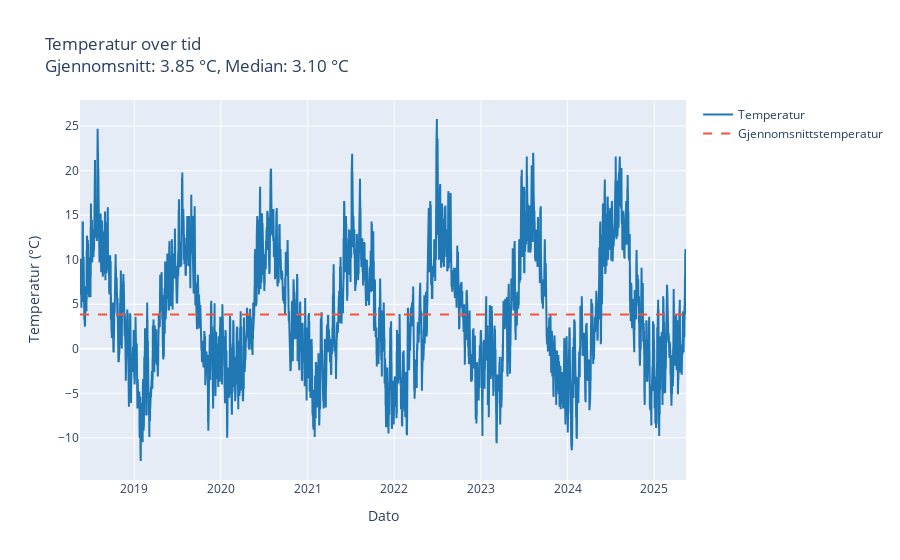

Write notebook code for a chart like this one.
### Markdown cell above
Dette er et forsøk på å bedre predikere gjennomsnittstemperaturen det neste året enn en lineær regresjon. Her følger prediksjonen sesongvariasjonen.

### Code cell
import plotly.graph_objects as go
import pandas as pd
import matplotlib.pyplot as plt


# Leser data fra de separate CSV-filene
temperature_data = pd.read_csv("../data/temperature_data.csv")
precipitation_data = pd.read_csv("../data/precipitation_data.csv")
wind_speed_data = pd.read_csv("../data/wind_speed_data.csv")
humidity_data = pd.read_csv("../data/humidity_data.csv")

# Konverterer referansetiden til datetime for alle datasettene
temperature_data['referenceTime'] = pd.to_datetime(temperature_data['referenceTime'])
precipitation_data['referenceTime'] = pd.to_datetime(precipitation_data['referenceTime'])
wind_speed_data['referenceTime'] = pd.to_datetime(wind_speed_data['referenceTime'])
humidity_data['referenceTime'] = pd.to_datetime(humidity_data['referenceTime'])

# Plotter temperaturdata
fig_temp = go.Figure()
fig_temp.add_trace(go.Scatter(
    x=temperature_data['referenceTime'],
    y=temperature_data['value'],
    mode='lines',
    name='Temperatur',
    line=dict(color='#1f77b4')
))
mean_temp = temperature_data['value'].mean()
median_temp = temperature_data['value'].median()
fig_temp.add_trace(go.Scatter(
    x=temperature_data['referenceTime'],
    y=[mean_temp] * len(temperature_data['referenceTime']),
    mode='lines',
    line=dict(dash='dash', color='rgba(31, 119, 180)'),
    name='Gjennomsnittstemperatur'
))
fig_temp.update_layout(
    title=f"Temperatur over tid<br>Gjennomsnitt: {mean_temp:.2f} °C, Median: {median_temp:.2f} °C",
    xaxis_title="Dato",
    yaxis_title="Temperatur (°C)"
)
fig_temp.show()

### Figure 1 — Plotly figure (JSON) as saved in the notebook; plotly's stock layout.template omitted (floating-point values rounded to 4 significant figures; data arrays with more than 128 entries replaced by an {"elided": "..."} marker saying what was removed)
{"data": [{"line": {"color": "#1f77b4"}, "mode": "lines", "name": "Temperatur", "type": "scatter", "x": {"elided": "5110 str values"}, "y": {"elided": "5110 float values"}}, {"line": {"color": "rgba(31, 119, 180)", "dash": "dash"}, "mode": "lines", "name": "Gjennomsnittstemperatur", "type": "scatter", "x": {"elided": "5110 str values"}, "y": {"elided": "5110 float values"}}], "layout": {"title": {"text": "Temperatur over tid<br>Gjennomsnitt: 3.85 °C, Median: 3.10 °C"}, "xaxis": {"title": {"text": "Dato"}}, "yaxis": {"title": {"text": "Temperatur (°C)"}}}}
